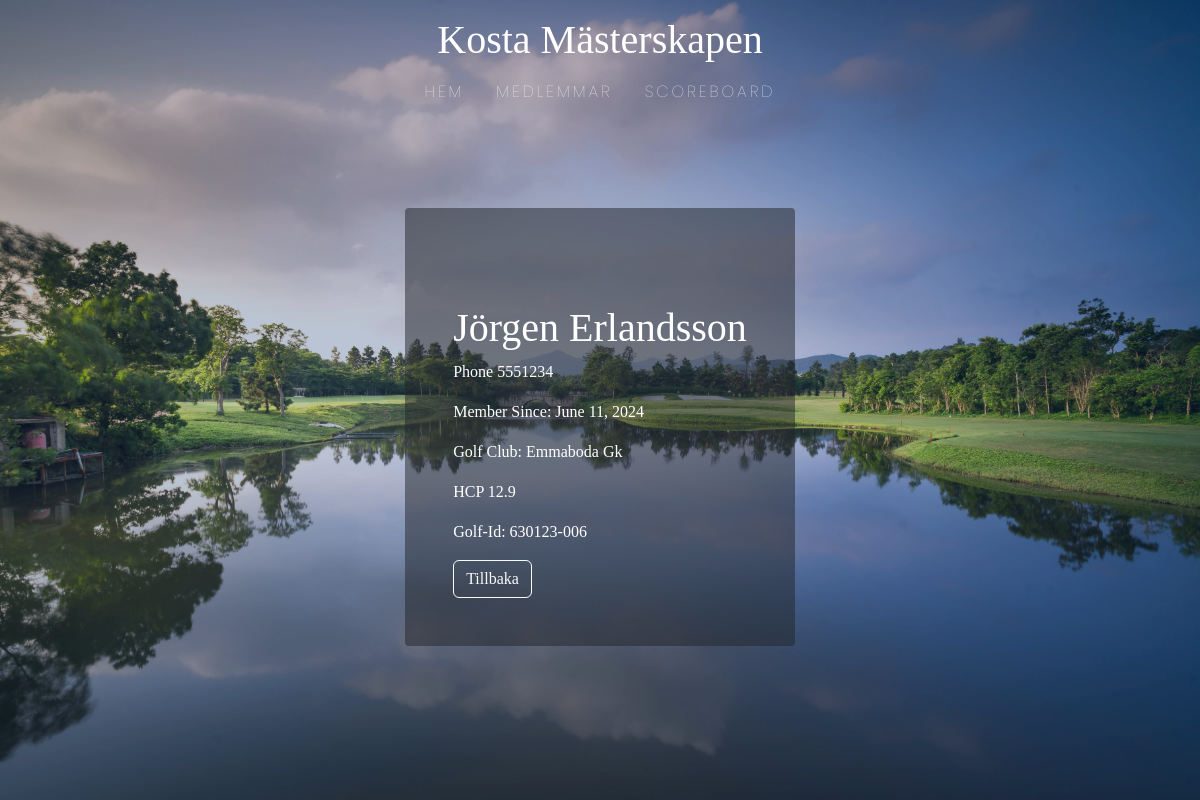
Page /members/details/jorgen-erlandsson on the committed database.
### members/models.py (models this page shows, shortened)
class Member(models.Model):
  firstname = models.CharField(max_length=100)
  lastname = models.CharField(max_length=100)
  golf_club = models.CharField(default="", max_length=10)
  golf_id = models.CharField(max_length=10, null=True)
  hcp = models.FloatField(null=True)
  wins = models.PositiveSmallIntegerField(default=0)
  score = models.PositiveSmallIntegerField(default=0)
  phone = models.IntegerField(null=True)
  joined_date = models.DateField(null=True)
  slug = models.SlugField(default="", null=False)

### members/views.py (the view)
# urls.py: path('members/details/<slug:slug>', views.details, name='details'),
def details(request, slug):
  mymember = Member.objects.get(slug=slug)
  template = loader.get_template('details.html')
  context = {
      'mymember': mymember,
  }
  return HttpResponse(template.render(context, request))

### members/templates/details.html (shortened to what this page needs)
{% extends "master.html" %}
{% block content %}
<div class="d-flex flex-column align-items-center mt-5 text-white p-5">
  <div class="d-flex flex-column align-items-start text-white bg-dark bg-opacity-50 p-5 rounded-1">
    <h1 class="text-capitalize text-white mt-5">{{ mymember.firstname }} {{ mymember.lastname }}</h1>
    <p class="text-capitalize">Phone {{ mymember.phone }}</p>
    <p class="text-capitalize">Member since: {{ mymember.joined_date }}</p>
    <p class="text-capitalize">Golf club: {{ mymember.golf_club}} </p>
    <p class="text-capitalize">HCP {{ mymember.hcp}} </p>
    <p class="text-capitalize">Golf-id: {{ mymember.golf_id}} </p>
    <button onclick="window.location.href='/members'" class="btn btn-outline-light ">Tillbaka</button>
  </div>
</div>
{% endblock %}

### mystaticfiles/style.css (style rules this page uses)
html, body { margin: 0; padding: 0; height: 100%; font-family: georgia !important; font-weight: 100 !important; }
#master-page { position: relative; width: 100%; height: 100vh; }
#master-page::before { content: ''; position: absolute; top: 0; left: 0; width: 100%; height: 100%; background: rgb(31, 61, 112, 0.3); pointer-events: none; z-index: -1; }
button { font-family: georgia !important; }

### rows in the picture
Member: firstname "Jörgen", lastname "Erlandsson", phone "5551234", joined_date "June 11, 2024", golf_club "Emmaboda Gk", hcp "12.9", golf_id "630123-006"
